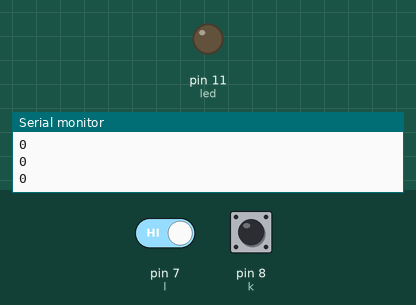
Recording of a sketch running on a simulated Arduino Uno, built with avr-gcc and run on an emulated ATmega328P. Parts: output pins drawn as LEDs (lit = HIGH), the last lines printed to the serial monitor. The test bench sets the inputs (shaded band); at power-on: pin 7 (l) HIGH, pin 8 (k) HIGH.

Above: at 1.2 s.
1.3 s: pin 7 (l) driven LOW and pin 8 (k) driven LOW
4.3 s: pin 8 (k) driven HIGH
At 5.5 s:
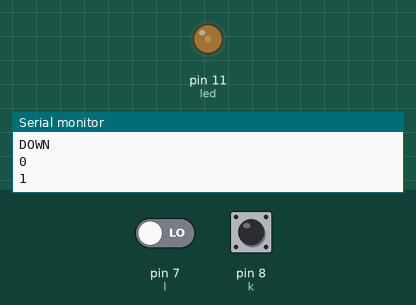
5.8 s: pin 8 (k) pulsed LOW 2 times (0.12 s each, 0.3 s apart)
At 7.5 s:
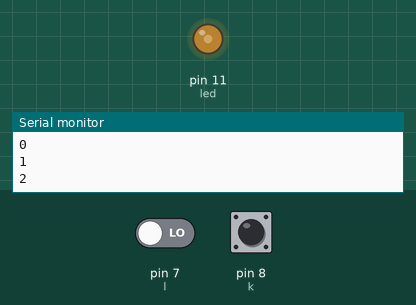
Timing chart, 0 to 9.0 s (numbered marks = the images above; inputs shaded):
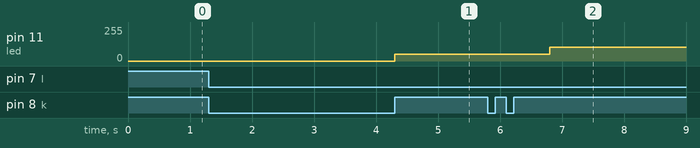

Measured:
- after the input at 4.3 s, pin 11 (led): 0/255 → 51/255 at once
- after the input at 5.8 s, pin 11 (led): 51/255 → 102/255 after 1.0 s

The sketch:

Arduino_code.ino
```cpp
int total = 0;
int k=8,l=7;
int led=11;
void setup() {
  pinMode(k, INPUT);
  pinMode(l, INPUT);
  pinMode(led,OUTPUT);
  Serial.begin(9600);
  analogWrite(led,0);
}
void loop() {
  if(digitalRead(l)==LOW){
    while(digitalRead(k)==HIGH){
    }
    total++;
    delay(1000);
  }
  if(digitalRead(k)==LOW){
    while(digitalRead(l)==HIGH){
    }
    Serial.println("DOWN");
    total--;
    delay(1000);

  }
  if(total>5){
    Serial.println("Room Full");
  }
  else if(total<0){
    total=0;
  }
  else{
  analogWrite(led,total*51);
  }
   Serial.println(total);
}
```
